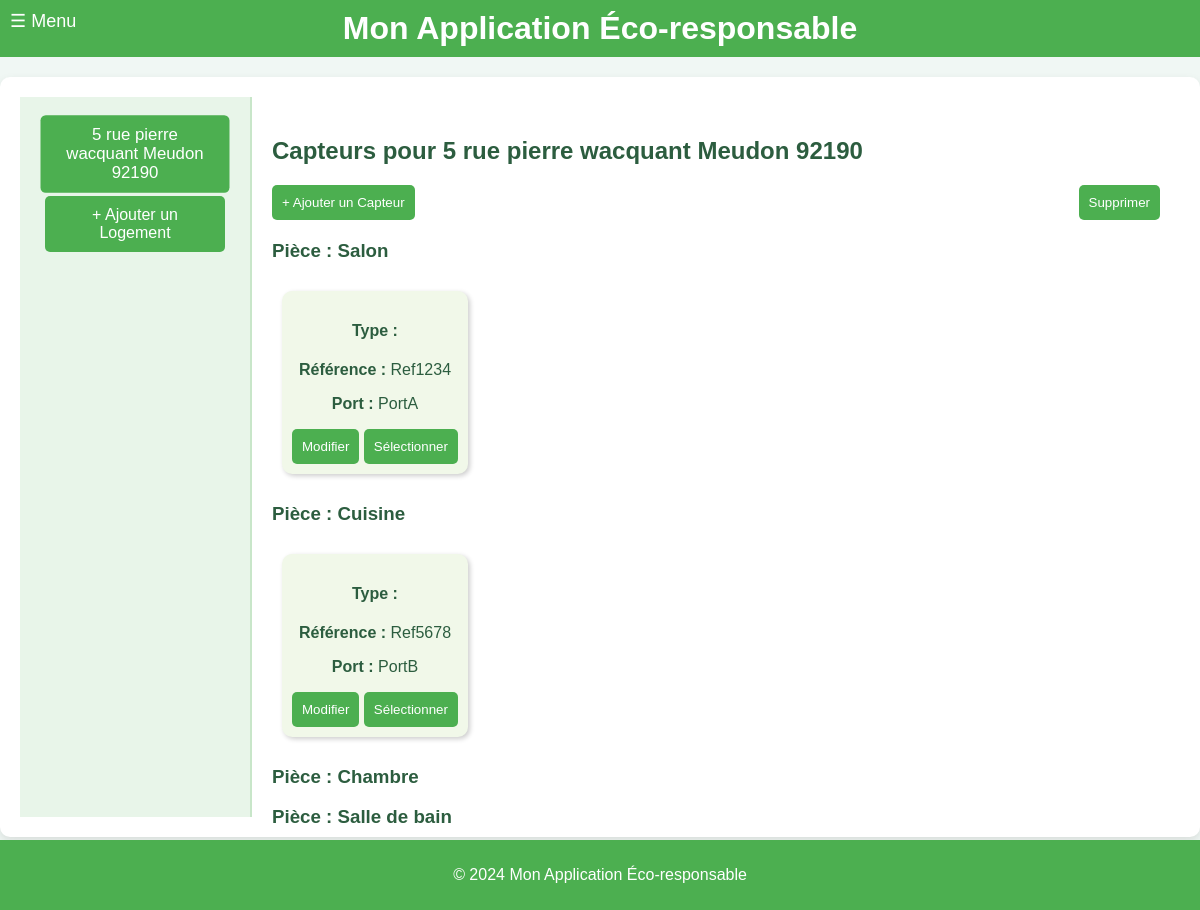
The page /sensors/1 on the database its author committed.
### tables this page shows
CREATE TABLE Housing (
housing_id INTEGER PRIMARY KEY, -- Identifiant unique pour chaque logement
address VARCHAR(255), -- Adresse du logement
phone_number VARCHAR(20), -- NumÃ©ro de contact pour le logement
ip_address VARCHAR(15), -- Adresse IP associÃ©e au logement
insert_date TIMESTAMP DEFAULT CURRENT_TIMESTAMP -- Horodatage de l'ajout de l'enregistrement
);

CREATE TABLE Room (
    room_id INTEGER PRIMARY KEY, 
    housing_id INTEGER,
    name VARCHAR(100),
    x FLOAT,
    y FLOAT,
    z FLOAT,
    gltf_model VARCHAR(100) DEFAULT NULL,  -- Fix here: Comma instead of semicolon
    FOREIGN KEY (housing_id) REFERENCES Housing(housing_id)
);

CREATE TABLE Sensor (
sensor_id INTEGER PRIMARY KEY, -- Identifiant unique pour chaque capteur ou actionneur
room_id INTEGER, -- RÃ©fÃ©rence Ã  la piÃ¨ce oÃ¹ le capteur est installÃ©
type_id INTEGER, -- RÃ©fÃ©rence au type de capteur/actionneur
commercial_reference VARCHAR(50), -- RÃ©fÃ©rence commerciale du capteur/actionneur
communication_port VARCHAR(50), -- Port utilisÃ© pour la communication avec le capteur/actionneur
insert_date TIMESTAMP DEFAULT CURRENT_TIMESTAMP, -- Horodatage de l'ajout de l'enregistrement du capteur
FOREIGN KEY (room_id) REFERENCES Room(room_id), -- Lien entre le capteur et une piÃ¨ce spÃ©cifique
FOREIGN KEY (type_id) REFERENCES SensorType(type_id) -- Lien entre le capteur et un type spÃ©cifique
);

### main.py (the view)
@app.get("/sensors/{housing_id}", response_class=HTMLResponse)
def get_sensors_by_housing(request: Request, housing_id: int):
    conn = get_db_connection()
    logements = conn.execute("SELECT housing_id, address FROM Housing").fetchall()
    sensors_by_room = conn.execute("""
        SELECT r.name AS room_name, s.sensor_id, s.type_id, s.commercial_reference, s.communication_port, r.room_id
        FROM Sensor s
        JOIN Room r ON s.room_id = r.room_id
        WHERE r.housing_id = ?
        ORDER BY r.room_id
    """, (housing_id,)).fetchall()
    rooms = conn.execute("SELECT room_id, name FROM Room WHERE housing_id = ?", (housing_id,)).fetchall()
    conn.close()
    selected_logement_address = next((logement['address'] for logement in logements if logement['housing_id'] == housing_id), None)
    return templates.TemplateResponse("configuration.html", {
        "request": request,
        "logements": logements,
        "sensors_by_room": sensors_by_room,
        "rooms": rooms,
        "selected_id": housing_id,
        "selected_logement_address": selected_logement_address
    })

### templates/configuration.html (shortened to what this page needs)
{% extends "layout.html" %}
{% block content %}
<div class="container">
      <div class="menu">
            {% for logement in logements %}
            <div class="menu-item {% if selected_id == logement.housing_id %}active{% endif %}"
                  onclick="location.href='/sensors/{{ logement.housing_id }}'">
                  {{ logement.address }}
            </div>
            {% endfor %}
            <div class="menu-item" style="background-color: #4caf50; color: white;"
                  onclick="location.href='http://localhost:8000/logements'">
                  + Ajouter un Logement
            </div>
      </div>
      <div class="content">
            <h2>Capteurs pour {{ selected_logement_address or 'Logement par Défaut' }}</h2>
            <div class="actions">
                  <button class="btn" onclick="openAddModal()">+ Ajouter un Capteur</button>
                  <button class="btn" onclick="deleteSelected()">Supprimer</button>
            </div>
            {% if sensors_by_room %}
            {% for room in rooms %}
            <div class="room-section">
                  <h3>Pièce : {{ room.name }}</h3>
                  <div class="tile-container">
                        {% for sensor in sensors_by_room if sensor.room_id == room.room_id %}
                        <div class="tile" id="tile-{{ sensor.sensor_id }}">
                              <h4>Type : {{ sensor.type }}</h4>
                              <p><strong>Référence :</strong> {{ sensor.commercial_reference }}</p>
                              <p><strong>Port :</strong> {{ sensor.communication_port }}</p>
                              <button class="btn"
                                    onclick="openEditModal('{{ sensor.sensor_id }}', '{{ sensor.room_id }}', '{{ sensor.type_id }}', '{{ sensor.commercial_reference }}', '{{ sensor.communication_port }}')">Modifier</button>
                              <button class="btn"
                                    onclick="toggleSelection('{{ sensor.sensor_id }}')">Sélectionner</button>
                        </div>
                        {% endfor %}
                  </div>
            </div>
            {% endfor %}
            <div class="room-section">
                  <h3>Capteurs non assignés</h3>
            </div>
            {% else %}
            <p>Aucun capteur trouvé pour ce logement.</p>
            {% endif %}
      </div>
</div>
{% endblock %}

### templates/layout.html (style rules this page uses)
body { font-family: Arial, sans-serif; margin: 0; padding: 0; background-color: #f0f7f4; color: #2c5d3f; }

### templates/configuration.html (style rules this page uses)
.container { display: flex; height: 90vh; }
.menu { width: 200px; background-color: #e8f5e9; padding: 15px; border-right: 2px solid #c8e6c9; }
.menu-item { background-color: #c8e6c9; padding: 10px; margin: 10px 0; text-align: center; border-radius: 5px; cursor: pointer; transition: transform 0.3s, background 0.3s; }
.menu-item:hover, .menu-item.active { background-color: #4caf50; color: white; transform: scale(1.05); }
.content { flex: 1; padding: 20px; }
.actions { margin-bottom: 20px; display: flex; justify-content: space-between; }
.btn { background-color: #4caf50; color: white; border: none; padding: 10px; border-radius: 5px; cursor: pointer; transition: transform 0.2s; }
.tile { display: inline-block; background-color: #f1f8e9; border-radius: 10px; padding: 10px; margin: 10px; box-shadow: 2px 2px 5px rgba(0, 0, 0, 0.2); text-align: center; transition: transform 0.3s; }

### templates/menu.html (style rules this page uses)
.menu-item { display: block; padding: 10px 20px; text-decoration: none; color: black; font-size: 16px; background-color: white; margin: 5px 10px; border-radius: 5px; transition: background 0.2s, color 0.2s; }

### rows shown on the page
Housing: address "5 rue pierre wacquant Meudon 92190"
Room: name "Salon"
Sensor: commercial_reference "Ref1234", communication_port "PortA"
Room: name "Cuisine"
Sensor: commercial_reference "Ref5678", communication_port "PortB"
Room: name "Chambre"
Room: name "Salle de bain"
